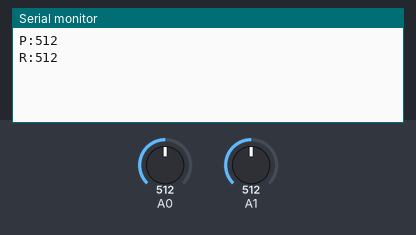
This sketch was run on a simulated Arduino Uno, built with avr-gcc and run on an emulated ATmega328P. Parts: the last lines printed to the serial monitor. The test bench sets the inputs (shaded band); at power-on: A0 = 512, A1 = 512.

Above: at 1.2 s.
1.3 s: A0 set to 716
At 2.3 s:
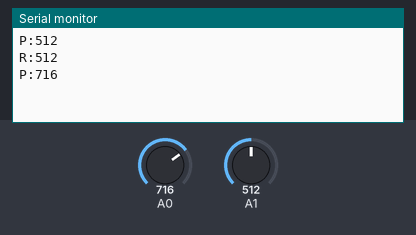
2.8 s: A1 set to 716
At 3.2 s:
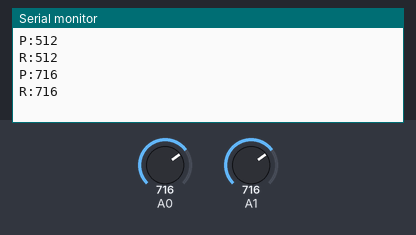
4.3 s: A0 set to 900
At 5.5 s:
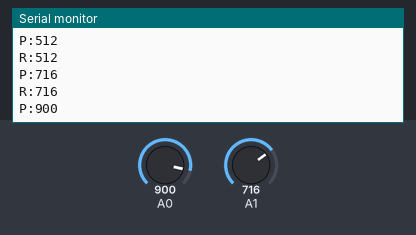
5.8 s: A1 set to 900
At 6.9 s:
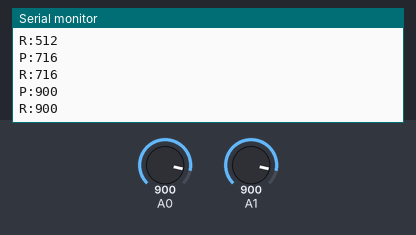

Measured:
- after the input at 1.3 s, the serial monitor: prints a new line at once (image 1)
- after the input at 2.8 s, the serial monitor: prints a new line at once (image 2)
- after the input at 4.3 s, the serial monitor: prints a new line at once (image 3)
- after the input at 5.8 s, the serial monitor: prints a new line at once (image 4)

The sketch:

yoketest.ino
```cpp
void setup() {
    Serial.begin(9600);
}

int oldv1 = -1;
int oldv2 = -1;

void loop() {
  int v1 = analogRead(A0);

  int v2 = analogRead(A1);

  if (abs(v1 - oldv1) > 10) {
    Serial.print("P:");
    Serial.println(v1);
    oldv1 = v1;
  }

  if (abs(v2 - oldv2) > 10) {
    Serial.print("R:");
    Serial.println(v2);
    oldv2 = v2;
  }

  delay(10);
}
```
